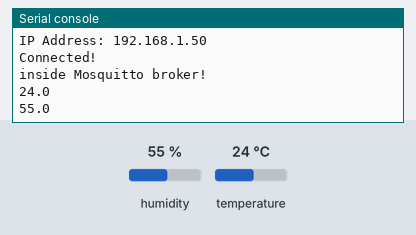
A program run on a simulated ESP32 board running MicroPython. Parts: the last lines printed to the serial console. The inputs (shaded band) are chosen by the test bench; at power-on: humidity 55 %, temperature 24 °C. WiFi joins after 1.5 s; no MQTT or app messages arrive unless stated.

Above: at 3.3 s.
3.4 s: humidity set to 22 %
10.9 s: temperature set to 12 °C
At 13.1 s:
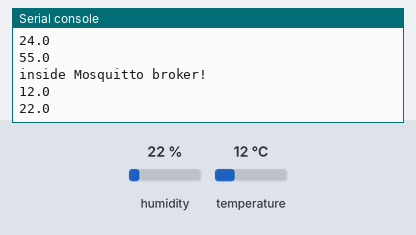
18.4 s: humidity set to 40 %
At 22.9 s:
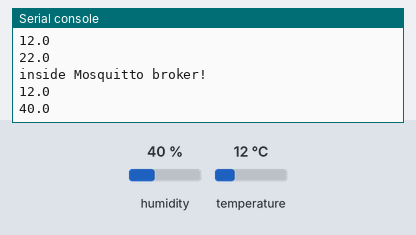
Timing chart, 0 to 24.4 s (numbered marks = the images above; inputs shaded):
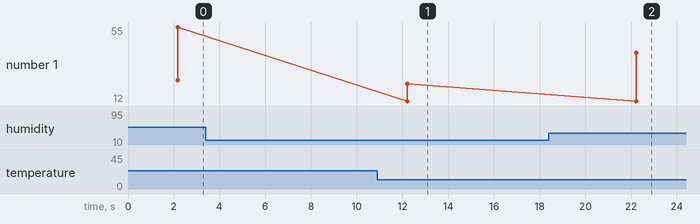

The program:

modifiedfinal_jan9_localrasp.py
```python
import network
import dht
import machine
import time
import ubinascii
from umqttsimple import MQTTClient

# Wifi Parameters
WIFI_USERNAME = "Maddy"
WIFI_Password = "6398W9X7P3DM3X68"

# MQTT Server Parameters
MQTT_CLIENT_ID = ubinascii.hexlify(machine.unique_id())
MQTT_BROKER = "192.168.1.6"
MQTT_USER = "test1"
MQTT_PASSWORD = "12345"
MQTT_PORT = 1883

# Set the last will message
LAST_WILL_TOPIC = "M_IoT/soorya/lastwill"
LAST_WILL_MESSAGE = "The broker disconnected unexpectedly"
LAST_WILL_QOS = 1
LAST_WILL_RETAIN = True


def restart_and_reconnect():
    print('Failed to connect to MQTT broker. Reconnecting...')
    time.sleep(10)
    machine.reset()

def connect_mqtt():
    try:
        client = MQTTClient(MQTT_CLIENT_ID, MQTT_BROKER, user=MQTT_USER, password=MQTT_PASSWORD, port=MQTT_PORT, keepalive=60)
        client.set_last_will(LAST_WILL_TOPIC, LAST_WILL_MESSAGE, LAST_WILL_QOS, LAST_WILL_RETAIN)
        client.connect()
        return client
    except OSError:
        print("Error connecting to MQTT broker")
        raise

def connect_to_wifi(ssid, password):
    wifi.active(True)
    wifi.connect(ssid, password)

    while not wifi.isconnected():
        print("Connecting to Wi-Fi...")
        time.sleep(1)

    print("Connected to Wi-Fi")
    print("IP Address:", wifi.ifconfig()[0])

def main():
    print("main!")
    #connecting to wifi
    wifi = network.WLAN(network.STA_IF)
    connect_to_wifi(WIFI_USERNAME, WIFI_Password)

    # Allow only when wifi connected
    while not wifi.isconnected():
        pass

   #sensor initialiation to pinno
    sensor = dht.DHT22(machine.Pin(2))

    try:
        #connecting to broker
        client = connect_mqtt()
        print("Connected!")
        while True:
            print("inside Mosquitto broker!")
            sensor.measure()
            temp, hum = sensor.temperature(), sensor.humidity()
            print(temp)
            print(hum)
            #checking the reading value
            if isinstance(temp, (float, int)) and isinstance(hum, (float, int)):
                client.publish("M_IoT/soorya/temp", str(temp))
                client.publish("M_IoT/soorya/humi", str(hum))
                time.sleep(10)
            else:
                print("Invalid reading")
    except OSError:
        restart_and_reconnect()

if __name__ == "__main__":
    wifi = network.WLAN(network.STA_IF)
    main()
```

Measured:
- after the input at 10.9 s, the serial console: prints a new line after 1.3 s (image 1)
- after the input at 18.4 s, the serial console: prints a new line after 3.8 s (image 2)
- plotted number 1: 22 → 40 after the input at 18.4 s
